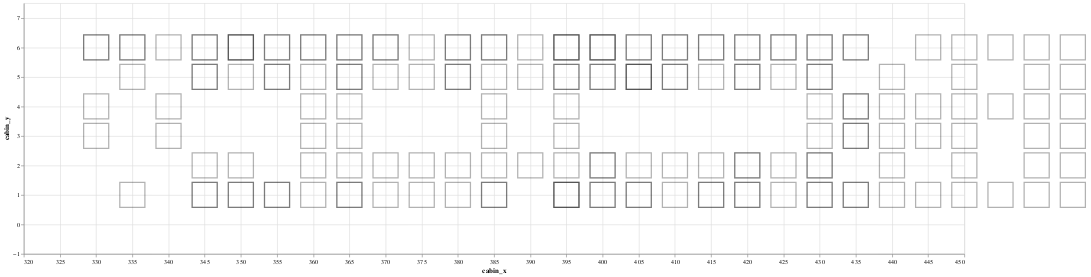

Notebook source saved alongside this figure:
### Markdown cell above
#### 3.2 Plotting cabins

### Code cell
cabin_plot = alt.Chart(cabin_locations_df).mark_square(size = 1600, fill = "None", stroke = "black", opacity = 0.3).encode(
    alt.X('cabin_x:Q', scale=alt.Scale(domain = [320,450])),
    alt.Y('cabin_y:Q', scale=alt.Scale(domain = [-1,7.5]))
).properties(width = 1500, height = 400)
cabin_plot

### Figure 1 — Vega-Lite specification as saved in the notebook (floating-point values rounded to 4 significant figures; data arrays with more than 128 entries replaced by an {"elided": "..."} marker saying what was removed)
{"$schema": "https://vega.github.io/schema/vega-lite/v3.4.0.json", "config": {"mark": {"tooltip": null}, "view": {"height": 300, "width": 400}}, "data": {"name": "data-7b137a2242bf3b1d54d0bbdc35a70a0b"}, "datasets": {"data-7b137a2242bf3b1d54d0bbdc35a70a0b": {"elided": "174 records"}}, "encoding": {"x": {"field": "cabin_x", "scale": {"domain": [320, 450]}, "type": "quantitative"}, "y": {"field": "cabin_y", "scale": {"domain": [-1, 7.5]}, "type": "quantitative"}}, "height": 400, "mark": {"fill": "None", "opacity": 0.3, "size": 1600, "stroke": "black", "type": "square"}, "width": 1500}
